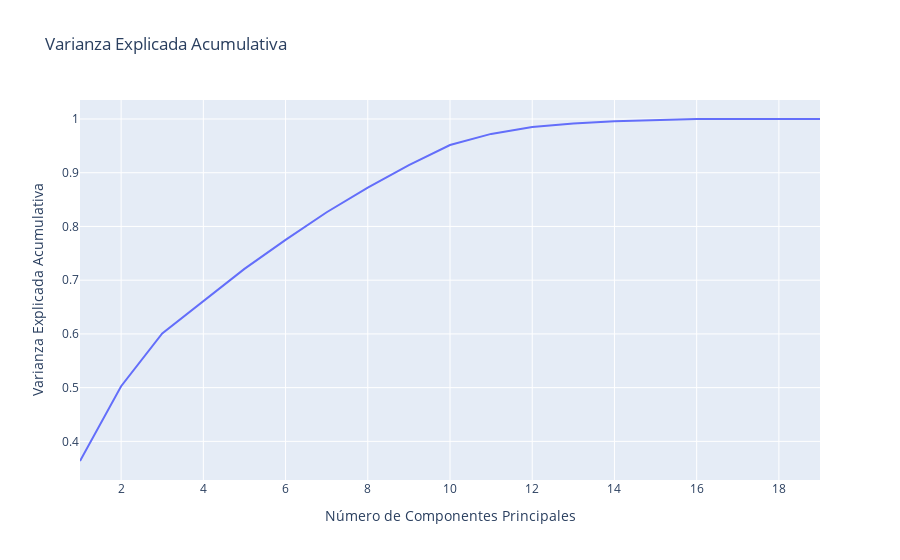

Notebook cell for this chart:
### Markdown cell above
#### Visualización de la Precisión:

### Code cell
explained_variance_ratio = pca.explained_variance_ratio_
cumulative_variance_ratio = explained_variance_ratio.cumsum()

fig = px.line(x=range(1, len(cumulative_variance_ratio) + 1), y=cumulative_variance_ratio, title='Varianza Explicada Acumulativa')
fig.update_xaxes(title='Número de Componentes Principales')
fig.update_yaxes(title='Varianza Explicada Acumulativa')
fig.show()

### Figure 1 — Plotly figure (JSON) as saved in the notebook; plotly's stock layout.template omitted (floating-point values rounded to 4 significant figures)
{"data": [{"hovertemplate": "x=%{x}<br>y=%{y}<extra></extra>", "legendgroup": "", "line": {"color": "#636efa", "dash": "solid"}, "marker": {"symbol": "circle"}, "mode": "lines", "name": "", "orientation": "v", "showlegend": false, "type": "scatter", "x": [1, 2, 3, 4, 5, 6, 7, 8, 9, 10, 11, 12, 13, 14, 15, 16, 17, 18, 19], "xaxis": "x", "y": [0.3634, 0.5026, 0.6008, 0.6616, 0.721, 0.7751, 0.8264, 0.8725, 0.9142, 0.9515, 0.9723, 0.985, 0.9916, 0.9959, 0.9987, 1.0, 1.0, 1.0, 1.0], "yaxis": "y"}], "layout": {"legend": {"tracegroupgap": 0}, "title": {"text": "Varianza Explicada Acumulativa"}, "xaxis": {"anchor": "y", "domain": [0, 1], "title": {"text": "Número de Componentes Principales"}}, "yaxis": {"anchor": "x", "domain": [0, 1], "title": {"text": "Varianza Explicada Acumulativa"}}}}
